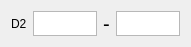
     <widget class="QWidget" name="horizontalLayoutWidget_20">
      <property name="geometry">
       <rect>
        <x>660</x>
        <y>40</y>
        <width>170</width>
        <height>41</height>
       </rect>
      </property>
      <layout class="QHBoxLayout" name="horizontalLayout_24" stretch="0,0,0,0">
       <property name="sizeConstraint">
        <enum>QLayout::SetFixedSize</enum>
       </property>
       <item>
        <widget class="QLabel" name="label_40">
         <property name="text">
          <string>D2</string>
         </property>
        </widget>
       </item>
       <item>
        <widget class="QTextEdit" name="A7">
         <property name="sizePolicy">
          <sizepolicy hsizetype="Fixed" vsizetype="MinimumExpanding">
           <horstretch>0</horstretch>
           <verstretch>1</verstretch>
          </sizepolicy>
         </property>
         <property name="minimumSize">
          <size>
           <width>64</width>
           <height>19</height>
          </size>
         </property>
         <property name="maximumSize">
          <size>
           <width>64</width>
           <height>25</height>
          </size>
         </property>
         <property name="sizeIncrement">
          <size>
           <width>1</width>
           <height>1</height>
          </size>
         </property>
         <property name="autoFillBackground">
          <bool>false</bool>
         </property>
         <property name="styleSheet">
          <string notr="true"/>
         </property>
         <property name="verticalScrollBarPolicy">
          <enum>Qt::ScrollBarAlwaysOff</enum>
         </property>
         <property name="horizontalScrollBarPolicy">
          <enum>Qt::ScrollBarAsNeeded</enum>
         </property>
        </widget>
       </item>
       <item>
        <widget class="QLabel" name="label_55">
         <property name="font">
          <font>
           <pointsize>15</pointsize>
          </font>
         </property>
         <property name="text">
          <string>-</string>
         </property>
        </widget>
       </item>
       <item>
        <widget class="QTextEdit" name="A8">
         <property name="sizePolicy">
          <sizepolicy hsizetype="Fixed" vsizetype="Fixed">
           <horstretch>0</horstretch>
           <verstretch>5</verstretch>
          </sizepolicy>
         </property>
         <property name="minimumSize">
          <size>
           <width>64</width>
           <height>19</height>
          </size>
         </property>
         <property name="maximumSize">
          <size>
           <width>64</width>
           <height>25</height>
          </size>
         </property>
         <property name="sizeIncrement">
          <size>
           <width>1</width>
           <height>1</height>
          </size>
         </property>
         <property name="verticalScrollBarPolicy">
          <enum>Qt::ScrollBarAlwaysOff</enum>
         </property>
         <property name="horizontalScrollBarPolicy">
          <enum>Qt::ScrollBarAlwaysOff</enum>
         </property>
        </widget>
       </item>
      </layout>
     </widget>
